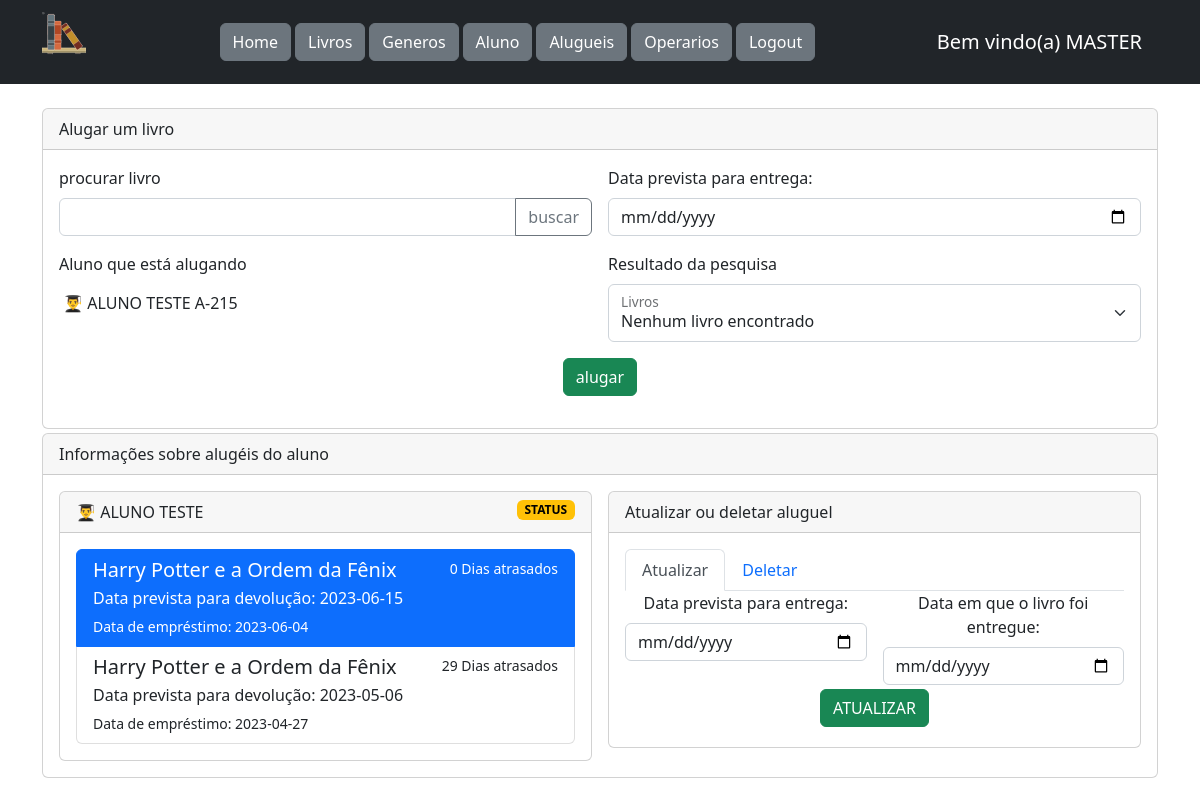
Screenshot of /painel/alugar/index.php?id_aluno=1 (signed in) with the database file from the repository.
### tables this page shows
CREATE TABLE TALUNOS (
	IDALUNO INT NOT NULL AUTO_INCREMENT COMMENT "ID DO ALUNO",
	NOMEALUNO VARCHAR(50) NOT NULL COMMENT "NOME DO ALUNO",
	CPFALUNO VARCHAR(14) NOT NULL COMMENT "CPF DO ALUNO",
	DATACADASTRO DATE COMMENT "DATA DE CADASTRO",
	EXALUNO BOOLEAN COMMENT "IDENTIFICADOR SE EX-ALUNO TRUE ou FALSE",
	CURSO VARCHAR(100) COMMENT "NOME DO CURSO",
	TURMA VARCHAR(06) COMMENT "CÓDIGO DA TURMA DO ALUNO",
	TELEFONE VARCHAR(19) COMMENT "TELEFONE DO ALUNO",
	CADASTROATIVO BOOLEAN COMMENT "SITUAÇÃO DO CADASTRO DO ALUNO ATIVO OU INATIVO",
	PRIMARY KEY (IDALUNO, CPFALUNO),
	INDEX IDX_TALUNOS_IDALUNO(IDALUNO),
	INDEX IDX_TALUNOS_NOMEALUNO(NOMEALUNO),
	INDEX IDX_TALUNOS_CPFALUNO(CPFALUNO));

CREATE TABLE TEMPRESTIMOS_LIVROS(
	ORDEMEMPRESTIMOS INT NOT NULL AUTO_INCREMENT COMMENT "ORDEM DE EMPRESTIMOS",
	IDALUNO INT NOT NULL COMMENT "ID DO ALUNO",
	IDLIVRO INT NOT NULL COMMENT "ID DO LIVRO",
	IDOPERADOR INT NOT NULL COMMENT "ID DO OPERADOR RESPONSAVEL",
	DATAEMPRESTIMO DATE NOT NULL COMMENT "DATA DO EMPRESTIMO",
	DATAPREVISTADEVOLUCAO DATE NOT NULL COMMENT "DATA PREVISTA DE DEVOLUÇÃO",
	DATADADEVOLUCAO DATE COMMENT "DATA DE DEVOLUÇÃO",
	PRIMARY KEY (ORDEMEMPRESTIMOS, IDALUNO, IDLIVRO),
	CONSTRAINT FOREIGN KEY (IDALUNO) REFERENCES TALUNOS(IDALUNO),
	CONSTRAINT FOREIGN KEY (IDLIVRO) REFERENCES TLIVROS(IDLIVRO),
	CONSTRAINT FOREIGN KEY (IDOPERADOR) REFERENCES TBIBLIOTECA(IDOPERADOR),
	INDEX IDX_TEMPRESTIMOS_LIVROS_ORDEM(ORDEMEMPRESTIMOS),
	INDEX IDX_TEMPRESTIMOS_LIVROS_IDALUNO(IDALUNO),
	INDEX IDX_TEMPRESTIMOS_LIVROS_IDLIVRO(IDLIVRO));

CREATE TABLE TLIVROS (
	IDLIVRO INT NOT NULL AUTO_INCREMENT COMMENT "ID DO LIVRO",
	NOMELIVRO VARCHAR(100) NOT NULL COMMENT "NOME DO LIVRO",
	NOMEAUTOR VARCHAR(50) COMMENT "NOME DO AUTOR",
	CORCAPA VARCHAR(50) COMMENT "COR DA CAPA",
	FONTE VARCHAR(50) COMMENT "FONTE DA CAPA",
	GENERO INT NOT NULL COMMENT "GENERO LITERARIO",
	SINOPSE VARCHAR(200) COMMENT "SINOPSE DO LIVRO",
	QTDE INT COMMENT "QTDE TOTAL",
	CADASTROATIVO BOOLEAN COMMENT "SITUAÇÃO DO CADASTRO DO LIVRO ATIVO OU INATIVO",
	PRIMARY KEY (IDLIVRO, NOMELIVRO, GENERO),
	INDEX IDX_TLIVROS_IDLIVRO(IDLIVRO),
	INDEX IDX_TLIVROS_NOMELIVRO(NOMELIVRO),
	INDEX IDX_TLIVROS_NOMEAUTOR(NOMEAUTOR),
	INDEX IDX_TLIVROS_GENERO(GENERO),
	CONSTRAINT FOREIGN KEY (GENERO) REFERENCES TGENEROSLITERARIOS(IDGENERO));

### painel/alugar/index.php (the view, shortened to what the rows shown need)
<!DOCTYPE html>
<html lang="pt-br">
<?php
require_once '/app/config/config.php';
require_once '/app/painel/alugar/alugar.php';
$id_user = $_SESSION["id"];
$query_user = $BibliotecaMCQuery->GetInfoOperadores((int)$id_user, 0);
?>
<head>
    <link href="https://cdn.jsdelivr.net/npm/bootstrap@5.2.3/dist/css/bootstrap.min.css" rel="stylesheet">
</head>
<body>
    <main class="container">
        <br>
        <div class="row">
            <div class="col-sm-12 col-md-12 col-lg-12">
                <div class="card">
                    <div class="card-body">
                        <form action="" method="post">
                            <div class="row g-3">
                                <div class="col-sm-12 col-md-6 col-lg-6">
                                    <label for="aluno" class="form-label">Aluno que está alugando</label>
                                    <?php
                                    $n = $_GET["id_aluno"];
                                    if ($n) {
                                        $consultaAlunos = $AlunosQuery->GetInfoAlunos($n, 0);
                                        if (!empty($consultaAlunos)) {
                                            $aluno = $consultaAlunos[0];
                                            echo "<input type='text' name='aluno' readonly class='form-control form-control-plaintext' id='aluno' value=' 👨‍🎓 " . $aluno["nomealuno"] . " " . $aluno["turma"] . "'>";
                                        } else {
                                            echo "<input type='text' readonly class='form-control-plaintext' id='aluno' value='nenhum aluno encontrado'>";
                                        }
                                    } else {
                                        echo "<input type='text' readonly class='form-control-plaintext' id='aluno' value='Não foi passado nenhum aluno'>";
                                    }
                                    ?>
                                </div>
                            </div>
                        </form>
                    </div>
                </div>
            </div>
            <?php
            if (isset($_GET["id_aluno"])) {
                include "/app/painel/alugar/card-aluno.php";
            }
            ?>
        </div>
    </main>
</body>
</html>

### painel/alugar/card-aluno.php (shortened to what the rows shown need)
<?php
$resp = $EmprestimosLivrosQuery->GetInfoEmprestimos($_GET["id_aluno"], 5);
?>
<div class="col-sm-12 col-md-12 col-lg-12 mt-1">
    <div class="card">
        <div class="card-header">
            Informações sobre alugéis do aluno
        </div>
        <div class="card-body">
            <div class="row g-3">
                <div class="col-sm-12 col-md-6 col-lg-6">
                    <div class="card">
                        <div class="card-header">
                            <?php
                            echo "👨‍🎓 " . $aluno["nomealuno"] . " ";
                            $numalugels = $EmprestimosLivrosQuery->CountEmpAluno($_GET["id_aluno"]);
                            if ($numalugels >= 3 ){
                                $classt = "danger";
                            }else if ($numalugels == 2) {
                                $classt = "warning";
                            }else {
                                $classt = "primary";
                            }
                            echo "<span class='badge text-bg-$classt float-end'>STATUS</span>";
                            ?>
                        </div>
                        <div class="card-body">
                            <ul class="list-group" id="alugeis-aluno">
                                <?php
                                $count = 0;
                                foreach ($resp as $valor) {
                                    $count++;
                                    $idAluguel = $valor["ordememprestimos"];
                                    if ($count == 1) {
                                        echo "<li value='$idAluguel' class='list-group-item list-group-item-action active' aria-current='true'>";
                                    } else {
                                        echo "<li value='$idAluguel' class='list-group-item list-group-item-action' aria-current='true'>";
                                    }
                                    echo "<div class='d-flex w-100 justify-content-between'>";
                                    echo "<h5 class='mb-1'>";
                                    echo $valor["nomelivro"];
                                    echo "</h5>";
                                    echo "<small>";
                                    echo $valor["diasatrasado"] . "  Dias atrasados";
                                    echo "</small>";
                                    echo "</div>";
                                    echo "<p class='mb-1'>";
                                    echo "Data prevista para devolução: " . $valor["dataprevistadevolucao"];
                                    echo "</p>";
                                    echo "<small>";
                                    echo "Data de empréstimo: " . $valor["dataemprestimo"];
                                    echo "</small>";
                                    echo "</li>";
                                }
                                ?>
                            </ul>
                        </div>
                    </div>
                </div>
                <div class="col-sm-12 col-md-6 col-lg-6">
                    <div class="card">
                        <div class="card-header">
                            Atualizar ou deletar aluguel
                        </div>
                        <div class="card-body">
                            <ul class="nav nav-tabs" id="myTab" role="tablist">
                                <li class="nav-item" role="presentation">
                                    <button class="nav-link active" id="update-tab" data-bs-toggle="tab" data-bs-target="#update-tab-pane" type="button" role="tab" aria-controls="update-tab-pane" aria-selected="true">Atualizar</button>
                                </li>
                                <li class="nav-item" role="presentation">
                                    <button class="nav-link" id="delete-tab" data-bs-toggle="tab" data-bs-target="#delete-tab-pane" type="button" role="tab" aria-controls="delete-tab-pane" aria-selected="false">Deletar</button>
                                </li>
                            </ul>
                            <div class="tab-content" id="myTabContent">
                                <div class="tab-pane fade show active" id="update-tab-pane" role="tabpanel" aria-labelledby="update-tab" tabindex="0">
                                </div>
                            </div>
                        </div>
                    </div>
                </div>
            </div>
        </div>
    </div>
</div>

### rows the page displays
talunos: aluno "👨‍🎓 ALUNO TESTE A-215", NOMEALUNO "ALUNO TESTE"
temprestimos_livros: $idAluguel 1 (drawn), tlivros.NOMELIVRO "Harry Potter e a Ordem da Fênix", diasatrasado "0", DATAPREVISTADEVOLUCAO "2023-06-15", DATAEMPRESTIMO "2023-06-04"
temprestimos_livros: $idAluguel 2 (drawn), tlivros.NOMELIVRO "Harry Potter e a Ordem da Fênix", diasatrasado "29", DATAPREVISTADEVOLUCAO "2023-05-06", DATAEMPRESTIMO "2023-04-27"

### other values shown
$name "MASTER"
